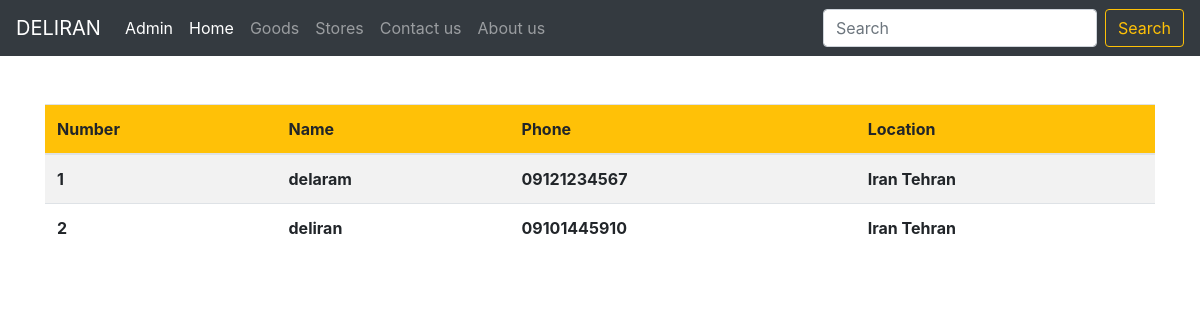
The page /stores/ on the database as committed earlier.
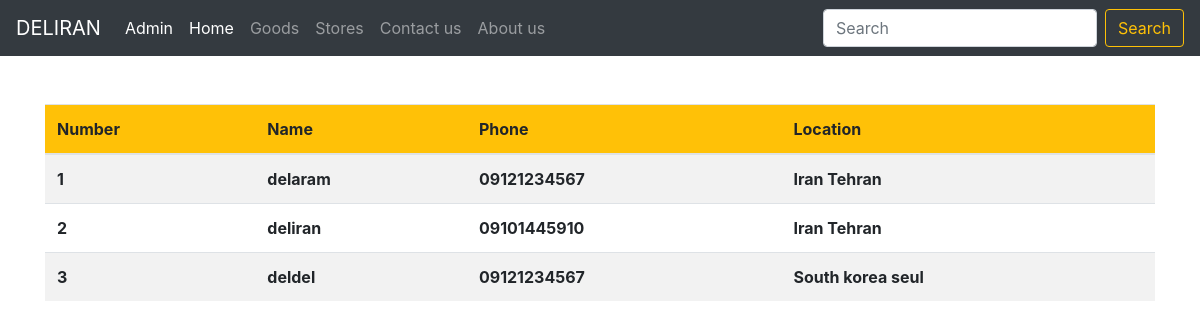
The same page on the database as committed later.
### person/models.py (models this page shows, shortened)
class Store(models.Model):
    name = models.CharField(max_length=100, blank=False, unique=True)
    phone = models.CharField(max_length=15, validators=[PHONE_REGEX])
    location = models.CharField(max_length=200)
    about_store = models.TextField()

### person/views.py (the view)
# urls.py: path("stores/", AllStores.as_view(), name="AllStores")
class AllStores(ListView):
    model = Store
    template_name = "store_list.html"

### template/store_list.html (shortened to what this page needs)
{% extends "base.html" %}
{% block content %}
    <div class="container mt-5">
        <table class="table table-striped">
            <thead class="bg-warning">
                <tr>
                  <th scope="col">Number</th>
                  <th scope="col">Name</th>
                  <th scope="col">Phone</th>
                  <th scope="col">Location</th>
                </tr>
            </thead>
            <tbody>
                {% for store in store_list %}
                <tr>
                    <th scope="row">{{forloop.counter}}</th>
                    <th >{{store.name}}</th>
                    <th >{{store.phone}}</th>
                    <th >{{store.location}}</th>
                </tr>
                {% endfor %}
            </tbody>
        </table>
    </div>
{% endblock %}

Rows that differ between the two databases and show on the page:
added Store: name "deldel", phone "09121234567", location "South korea seul"
